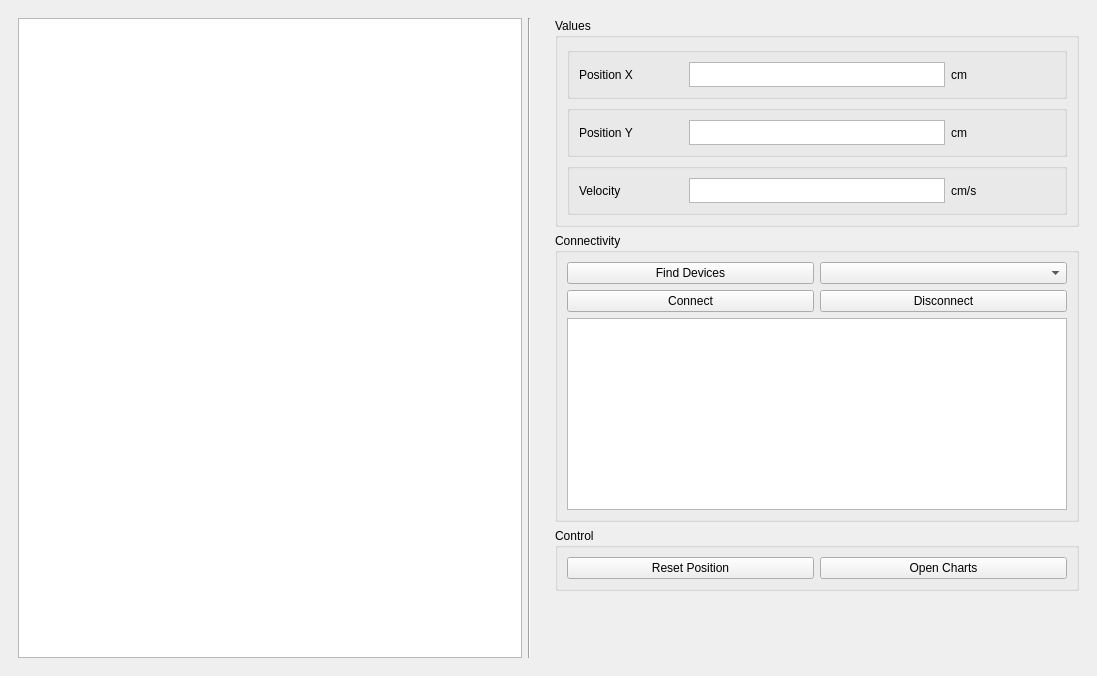
<?xml version="1.0" encoding="UTF-8"?>
<ui version="4.0">
 <class>MainWindow</class>
 <widget class="QMainWindow" name="MainWindow">
  <property name="geometry">
   <rect>
    <x>0</x>
    <y>0</y>
    <width>1097</width>
    <height>676</height>
   </rect>
  </property>
  <property name="windowTitle">
   <string>SerialSim</string>
  </property>
  <widget class="QWidget" name="centralwidget">
   <layout class="QHBoxLayout" name="horizontalLayout">
    <item>
     <widget class="QWidget" name="widgetSimulation" native="true">
      <layout class="QHBoxLayout" name="horizontalLayout_7">
       <item>
        <widget class="QGraphicsView" name="graphicsViewPlane"/>
       </item>
       <item>
        <widget class="Line" name="line">
         <property name="orientation">
          <enum>Qt::Vertical</enum>
         </property>
        </widget>
       </item>
      </layout>
     </widget>
    </item>
    <item>
     <widget class="QWidget" name="widgetControlPanel" native="true">
      <layout class="QVBoxLayout" name="verticalLayout_2">
       <item>
        <widget class="QGroupBox" name="groupBoxDisplay">
         <property name="title">
          <string>Values</string>
         </property>
         <layout class="QVBoxLayout" name="verticalLayout_3">
          <item>
           <widget class="QGroupBox" name="groupBoxPositionX">
            <property name="title">
             <string/>
            </property>
            <layout class="QHBoxLayout" name="horizontalLayout_3">
             <item>
              <widget class="QLabel" name="label">
               <property name="text">
                <string>Position X</string>
               </property>
              </widget>
             </item>
             <item>
              <widget class="QTextEdit" name="textEditValueX">
               <property name="sizePolicy">
                <sizepolicy hsizetype="Minimum" vsizetype="Maximum">
                 <horstretch>0</horstretch>
                 <verstretch>0</verstretch>
                </sizepolicy>
               </property>
               <property name="maximumSize">
                <size>
                 <width>16777215</width>
                 <height>25</height>
                </size>
               </property>
               <property name="acceptDrops">
                <bool>true</bool>
               </property>
               <property name="verticalScrollBarPolicy">
                <enum>Qt::ScrollBarAlwaysOff</enum>
               </property>
               <property name="horizontalScrollBarPolicy">
                <enum>Qt::ScrollBarAlwaysOff</enum>
               </property>
               <property name="readOnly">
                <bool>true</bool>
               </property>
              </widget>
             </item>
             <item alignment="Qt::AlignLeft">
              <widget class="QLabel" name="labelUnitX">
               <property name="text">
                <string>cm</string>
               </property>
              </widget>
             </item>
            </layout>
           </widget>
          </item>
          <item>
           <widget class="QGroupBox" name="groupBoxPositionY">
            <property name="title">
             <string/>
            </property>
            <layout class="QHBoxLayout" name="horizontalLayout_5">
             <item>
              <widget class="QLabel" name="label_2">
               <property name="text">
                <string>Position Y</string>
               </property>
              </widget>
             </item>
             <item>
              <widget class="QTextEdit" name="textEditValueY">
               <property name="sizePolicy">
                <sizepolicy hsizetype="Minimum" vsizetype="Maximum">
                 <horstretch>0</horstretch>
                 <verstretch>0</verstretch>
                </sizepolicy>
               </property>
               <property name="maximumSize">
                <size>
                 <width>16777215</width>
                 <height>25</height>
                </size>
               </property>
               <property name="verticalScrollBarPolicy">
                <enum>Qt::ScrollBarAlwaysOff</enum>
               </property>
               <property name="horizontalScrollBarPolicy">
                <enum>Qt::ScrollBarAlwaysOff</enum>
               </property>
               <property name="readOnly">
                <bool>true</bool>
               </property>
              </widget>
             </item>
             <item alignment="Qt::AlignLeft">
              <widget class="QLabel" name="labelUnitY">
               <property name="text">
                <string>cm</string>
               </property>
              </widget>
             </item>
            </layout>
           </widget>
          </item>
          <item>
           <widget class="QGroupBox" name="groupBoxVelocity">
            <property name="title">
             <string/>
            </property>
            <layout class="QHBoxLayout" name="horizontalLayout_6">
             <item>
              <widget class="QLabel" name="label_3">
               <property name="text">
                <string>Velocity</string>
               </property>
              </widget>
             </item>
             <item>
              <widget class="QTextEdit" name="textEditValueV">
               <property name="sizePolicy">
                <sizepolicy hsizetype="Minimum" vsizetype="Maximum">
                 <horstretch>0</horstretch>
                 <verstretch>0</verstretch>
                </sizepolicy>
               </property>
               <property name="maximumSize">
                <size>
                 <width>16777215</width>
                 <height>25</height>
                </size>
               </property>
               <property name="verticalScrollBarPolicy">
                <enum>Qt::ScrollBarAlwaysOff</enum>
               </property>
               <property name="horizontalScrollBarPolicy">
                <enum>Qt::ScrollBarAlwaysOff</enum>
               </property>
               <property name="readOnly">
                <bool>true</bool>
               </property>
              </widget>
             </item>
             <item alignment="Qt::AlignLeft">
              <widget class="QLabel" name="labelUnitV">
               <property name="text">
                <string>cm/s</string>
               </property>
              </widget>
             </item>
            </layout>
           </widget>
          </item>
         </layout>
        </widget>
       </item>
       <item>
        <widget class="QGroupBox" name="groupBoxConnectivity">
         <property name="title">
          <string>Connectivity</string>
         </property>
         <layout class="QVBoxLayout" name="verticalLayout_4">
          <item>
           <layout class="QGridLayout" name="gridLayoutButtons">
            <item row="2" column="2">
             <widget class="QPushButton" name="pushButtonConnect">
              <property name="text">
               <string>Connect</string>
              </property>
             </widget>
            </item>
            <item row="2" column="3">
             <widget class="QPushButton" name="pushButtonDisconnect">
              <property name="text">
               <string>Disconnect</string>
              </property>
             </widget>
            </item>
            <item row="0" column="3">
             <widget class="QComboBox" name="comboBoxDevices"/>
            </item>
            <item row="0" column="2">
             <widget class="QPushButton" name="pushButtonSearch">
              <property name="text">
               <string>Find Devices</string>
              </property>
             </widget>
            </item>
           </layout>
          </item>
          <item>
           <widget class="QTextEdit" name="textEditLogs">
            <property name="sizePolicy">
             <sizepolicy hsizetype="Minimum" vsizetype="Expanding">
              <horstretch>0</horstretch>
              <verstretch>0</verstretch>
             </sizepolicy>
            </property>
            <property name="minimumSize">
             <size>
              <width>500</width>
              <height>0</height>
             </size>
            </property>
            <property name="sizeAdjustPolicy">
             <enum>QAbstractScrollArea::AdjustIgnored</enum>
            </property>
            <property name="readOnly">
             <bool>true</bool>
            </property>
           </widget>
          </item>
         </layout>
        </widget>
       </item>
       <item>
        <widget class="QGroupBox" name="groupBoxControl">
         <property name="title">
          <string>Control</string>
         </property>
         <layout class="QGridLayout" name="gridLayout_2">
          <item row="1" column="0">
           <widget class="QPushButton" name="pushButtonReset">
            <property name="text">
             <string>Reset Position</string>
            </property>
           </widget>
          </item>
          <item row="1" column="1">
           <widget class="QPushButton" name="pushButtonCharts">
            <property name="text">
             <string>Open Charts</string>
            </property>
           </widget>
          </item>
         </layout>
        </widget>
       </item>
       <item>
        <spacer name="verticalSpacerCP">
         <property name="orientation">
          <enum>Qt::Vertical</enum>
         </property>
         <property name="sizeHint" stdset="0">
          <size>
           <width>20</width>
           <height>40</height>
          </size>
         </property>
        </spacer>
       </item>
      </layout>
     </widget>
    </item>
   </layout>
  </widget>
 </widget>
 <resources/>
 <connections/>
</ui>
